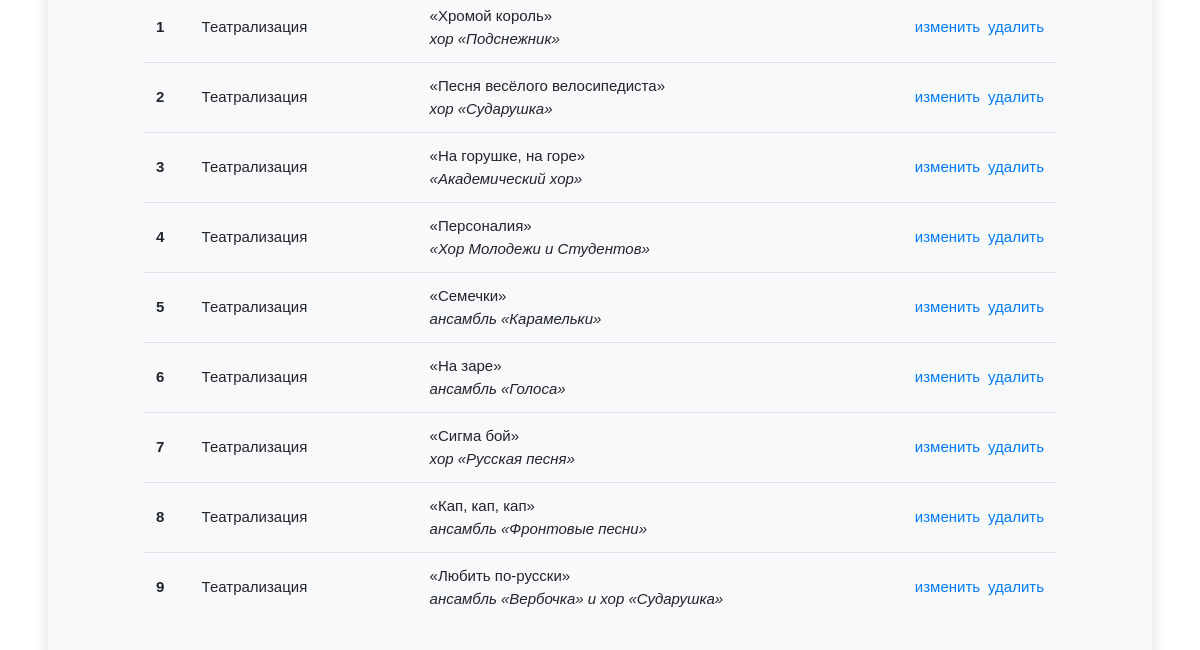
The app's page /publicvotes/voteparts (signed in, lower part), older data.
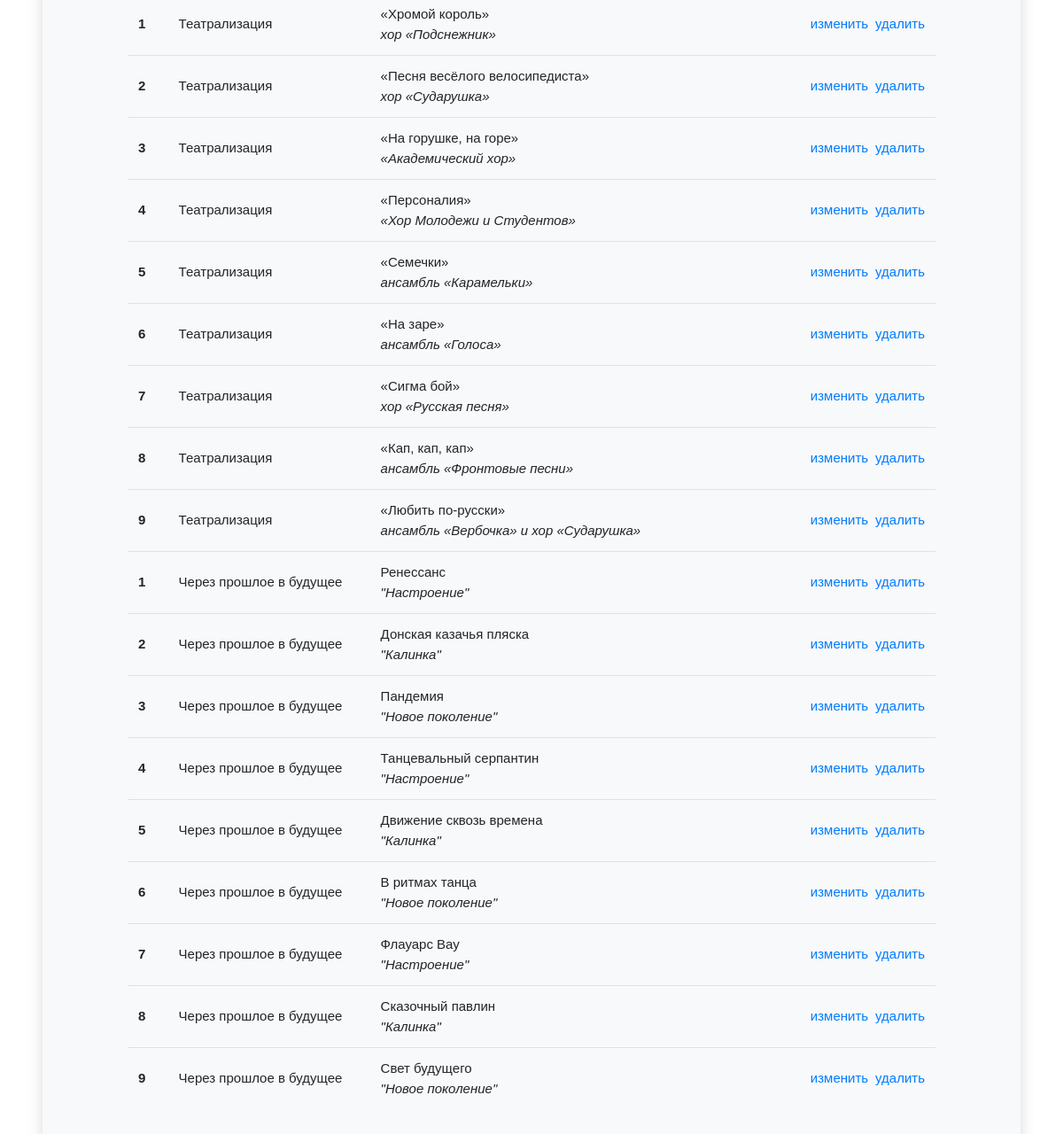
The same page, newer data.
### publicvotes/models.py (models this page shows, shortened)
class VotePart(models.Model):
	theme = models.ForeignKey(Theme, verbose_name="Голосование", on_delete=models.CASCADE, null=True, default=None, blank=True)
	name = models.CharField(verbose_name="Пункт голосования", max_length=250, blank=True)
	sub_name = models.CharField(verbose_name="Пункт голосования дополнительный", max_length=250, blank=True)
	number = models.DecimalField(verbose_name="Номер", max_digits=2, decimal_places=0, default=1, blank=False)
	class Meta:
		ordering = ['theme__title']
		verbose_name='Пункт голосования'
		verbose_name_plural='Пункты голосований'

class Theme(models.Model):
	title = models.CharField(verbose_name="Блок голосования", max_length=250, blank=True)
	number = models.DecimalField(verbose_name="Номер", max_digits=2, decimal_places=0, default=1, blank=False)
	current = models.BooleanField("Текущее голосования", default=False)
	active = models.BooleanField("Активное голосования", default=False)
	zoom = models.BooleanField("Активное голосования", default=False)
	show_timer = models.BooleanField("Показывать таймер", default=False)
	count = models.DecimalField(verbose_name="Номер", max_digits=4, decimal_places=0, default=180, blank=False)
	theme_token = models.CharField(verbose_name="Токен", max_length=250, blank=True)
	registration_date = models.DateField(verbose_name="Дата создания", default=date.today)
	class Meta:
		ordering = ['title']
		verbose_name='Блок голосования'
		verbose_name_plural='Блоки голосований'

### publicvotes/views.py (the view)
# urls.py: path('voteparts', view_voteparts, name = 'voteparts'),
@login_required(login_url='/login/')
def view_voteparts(request):
	if not request.user.profile.admin_access:
		return redirect ('home')
	voteparts = VotePart.objects.all().order_by('theme__number', 'number')
	args = {
		'menu': 'subblocks',
		'voteparts': voteparts
	}
	return render(request, 'publicvotes/view_voteparts.html', args)

### vote/utils.py (called while the page is built)
def base_context(request):
	protocol = 'http://'
	if request.is_secure():
		protocol = 'https://'
	no_user = protocol + str(get_current_site(request)) + settings.STATIC_URL + 'img/no-user.jpg'
	no_image = protocol + str(get_current_site(request)) + settings.STATIC_URL + 'img/no-image.png'
	cookie_flag = True
	if "coockes" in request.session:
		cookie_flag = False
		if request.user.is_authenticated:
			if request.session['coockes'] == '1' and not request.user.profile.cookies_agree:
				request.user.profile.cookies_agree = True
				request.user.profile.save()
	else:
		if request.user.is_authenticated:
			if request.user.profile.cookies_agree:
				cookie_flag = False
				request.session['coockes'] = '1'
	args = {
		'cookie_flag': cookie_flag,
		'no_user': no_user,
		'no_image': no_image,
	}
	return args

### publicvotes/templates/publicvotes/view_voteparts.html (shortened to what this page needs)
{% extends "base.html" %}
{% load objects_extras %}
{% load static %}
{% block content %}
	<div class="text-left mt-3 px-5">
		<table class="table">
			<tbody>
				{% for votepart in voteparts %}
					<tr class="">
						<th scope="row" class="align-middle">{{ votepart.number }}</th>
						<td class="align-middle">{{ votepart.theme.title }}</td>
						<td class="align-middle">{{ votepart.name }}<br><em>{{ votepart.sub_name }}</em></td>
						<td class="align-middle text-right"><a href="{% url 'publicvotes:edit_votepart' pk=votepart.pk %}" class="mr-2">изменить</a><a href="{% url 'publicvotes:delete_votepart' pk=votepart.pk %}">удалить</a></td>
					</tr>
				{% endfor %}
			</tbody>
		</table>
	</div>
{% endblock %}

### templates/base.html (shortened to what this page needs)
{% load static %}
{% with '2.7' as version %}
<!DOCTYPE html>
<html lang="ru">
    <head>
        <link rel="stylesheet" href="https://cdn.jsdelivr.net/npm/bootstrap@4.4.1/dist/css/bootstrap.min.css">
        <link rel="stylesheet" type="text/css" href="{% static 'css/style.css' %}?ver={{version}}">
        <link rel="stylesheet" type="text/css" href="{% static 'css/adaptive.css' %}?ver={{version}}">
        <link href="https://getbootstrap.com/docs/4.4/examples/dashboard/dashboard.css" rel="stylesheet">
    </head>
<body>
        <div class="container-fluid d-inline-block p-5 mb-5 mt-5 h-100">
            <main role="main" class="col-md-12 ml-sm-auto col-lg-12 px-0 shadow bg-light p-5">
                {% block content %}
                {% endblock %}
            </main>
        </div>
</body>
</html>
{% endwith %}

### static/css/style.css (style rules this page uses)
body { font-family: 'Montserrat', sans-serif; font-style: normal; font-size: 15px !important; }

Row changes from the older to the newer data that the page shows:
added VotePart: number "1", theme "Через прошлое в будущее", name "Ренессанс", sub_name "\"Настроение\""
added VotePart: number "2", theme "Через прошлое в будущее", name "Донская казачья пляска", sub_name "\"Калинка\""
added VotePart: number "3", theme "Через прошлое в будущее", name "Пандемия", sub_name "\"Новое поколение\""
added VotePart: number "4", theme "Через прошлое в будущее", name "Танцевальный серпантин", sub_name "\"Настроение\""
added VotePart: number "5", theme "Через прошлое в будущее", name "Движение сквозь времена", sub_name "\"Калинка\""
added VotePart: number "6", theme "Через прошлое в будущее", name "В ритмах танца", sub_name "\"Новое поколение\""
added VotePart: number "7", theme "Через прошлое в будущее", name "Флауарс Вау", sub_name "\"Настроение\""
added VotePart: number "8", theme "Через прошлое в будущее", name "Сказочный павлин", sub_name "\"Калинка\""
added VotePart: number "9", theme "Через прошлое в будущее", name "Свет будущего", sub_name "\"Новое поколение\""
